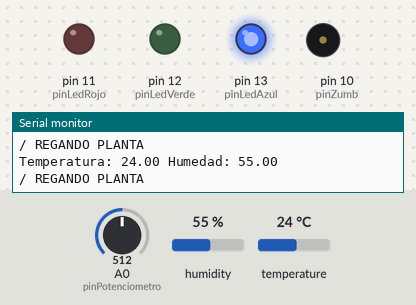
Recording of a sketch running on a simulated Arduino Uno, built with avr-gcc and run on an emulated ATmega328P. Shown: output pins drawn as LEDs (lit = HIGH), buzzer (waves = sounding, pin HIGH), the last lines printed to the serial monitor. Inputs (shaded band) come from the test bench; at power-on: humidity 55 %, A0 (pinPotenciometro) = 512, temperature 24 °C.

Above: at 4.8 s.
4.9 s: humidity set to 22 %
At 7.3 s:
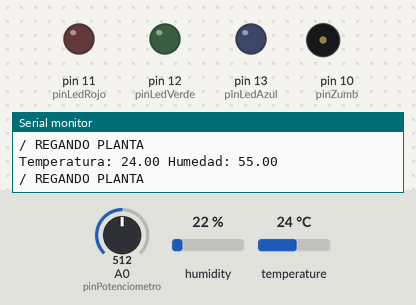
14.9 s: humidity set to 40 %
19.9 s: humidity set to 43 %
At 21.6 s:
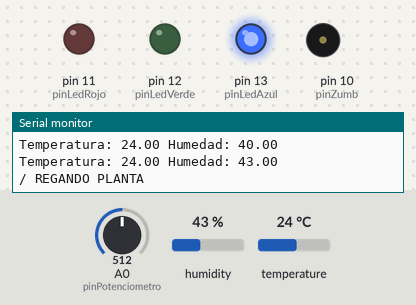
29.2 s: humidity set to 41 %
At 31.8 s:
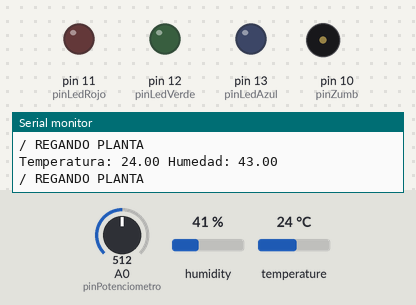
34.2 s: humidity set to 68 %
At 35.5 s:
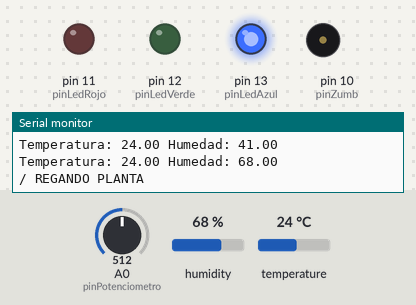
Timing chart, 0 to 44.0 s (numbered marks = the images above; inputs shaded):
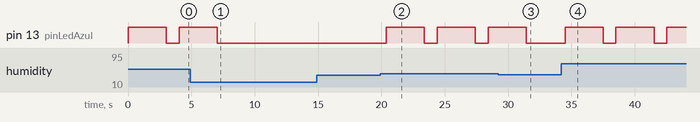

Measured:
- the behaviour switches between 41 and 42 % on humidity (found by bisection; images 1 and 2)
- after the input at 4.9 s, pin 13 (pinLedAzul): goes on until 7.0 s, then stays LOW
- after the input at 19.9 s, pin 13 (pinLedAzul): alternates HIGH for 3.0 s and LOW for 1.0 s, starting after 0.47 s
- after the input at 29.2 s, pin 13 (pinLedAzul): goes on until 31.4 s, then stays LOW
- after the input at 34.2 s, pin 13 (pinLedAzul): alternates HIGH for 3.0 s and LOW for 1.0 s, starting after 0.29 s

The sketch:

ProyectoIntegrador_U1.ino
```cpp
#include <DHT11.h>

//Variables potenciometro
int pinPotenciometro = 0;
int valorPot = 0; //calcular el dia y la noche 0: noche - 1023: dia

//Variables sensor PIR
int pinPIR = 4;
int valorPIR = 0;

//Variables alarma/bocina
int pinZumb = 10; //pin de la bocina
int pinBoton = 3; //pin del boton
int pinLedRojo = 11; //pin del led rojo
int pinLedVerde = 12; //pin del led verde
int salidaBoton = 0; //leer salida del boton
int activado = 0;

//Variables sensor temperatura
int pinDHT = 9;
DHT11 dht11(pinDHT);
int pinLedAzul = 13; //led de riego

void setup() {
  //Entrada potenciometro
  pinMode(pinPotenciometro, INPUT);

  //Entrada PIR
  pinMode(pinPIR, INPUT);

  //Entradas y salidas alarma
  pinMode(pinBoton, INPUT);
  pinMode(pinZumb, OUTPUT);
  pinMode(pinLedRojo, OUTPUT);
  pinMode(pinLedVerde, OUTPUT);

  //Salida riego
  pinMode(pinLedAzul, OUTPUT);

  Serial.begin(9600);
}

void loop() {
  valorPot = analogRead(pinPotenciometro);
  digitalWrite(pinLedRojo, LOW);
  digitalWrite(pinLedVerde, LOW);
  //Serial.println(valorPot);

  int leerDTH;
  float t, h; //temperatura y humedad

  if((leerDTH = dht11.read(h, t)) == 0) {
    Serial.print("Temperatura: ");
    Serial.print(t);
    Serial.print(" Humedad: ");
    Serial.println(h);

    if(h >= 42){
      Serial.println("/ REGANDO PLANTA");
      digitalWrite(pinLedAzul, HIGH);
      delay(3000);
      digitalWrite(pinLedAzul, LOW);
    }
  }

  if(valorPot == 0) { //si el potenciometro llega a 0
    //activar sensor movimiento
    Serial.println("/ ES DE NOCHE");

    valorPIR = digitalRead(pinPIR);

    if(valorPIR == HIGH) { //si existe movimiento
      //activar alarma
      Serial.println("HAY MOVIMIENTO");

      funcionarAlarma();

    }
    else {
      Serial.println("NO HAY MOVIMIENTO");
      //break;
    }

    delay(100);

  }
  else if(valorPot == 1023) {
    Serial.println("/ ES DE DIA");
    //break;
  }

  delay(1000);
}

void funcionarAlarma() {
  for(int i = 0; i <= 50; i++) {

    salidaBoton = digitalRead(pinBoton);
    if(salidaBoton == HIGH){
      activado = 1;
    }
    else {
      activado = 0;
    }

    if(activado == 1){ //si se activa el boton la alarma se desactiva
      Serial.println("ALARMA DESACTIVADA");
      digitalWrite(pinLedVerde, HIGH);
      noSonar();
      break;
    }
    else if (activado == 0 && i >= 50) { //si no se activa el boton la alarma empieza a sonar
      Serial.println("ALARMA ACTIVADA");
      sonar();
      digitalWrite(pinLedRojo, HIGH);
      delay(2000);
    }

    Serial.println("TIEMPO CORRIENDO");
    delay(100);
  }
}

void sonar() {
  tone(pinZumb, 20000, 2000);
}

void noSonar(){
  noTone(pinZumb);
  delay(100);
}
```
